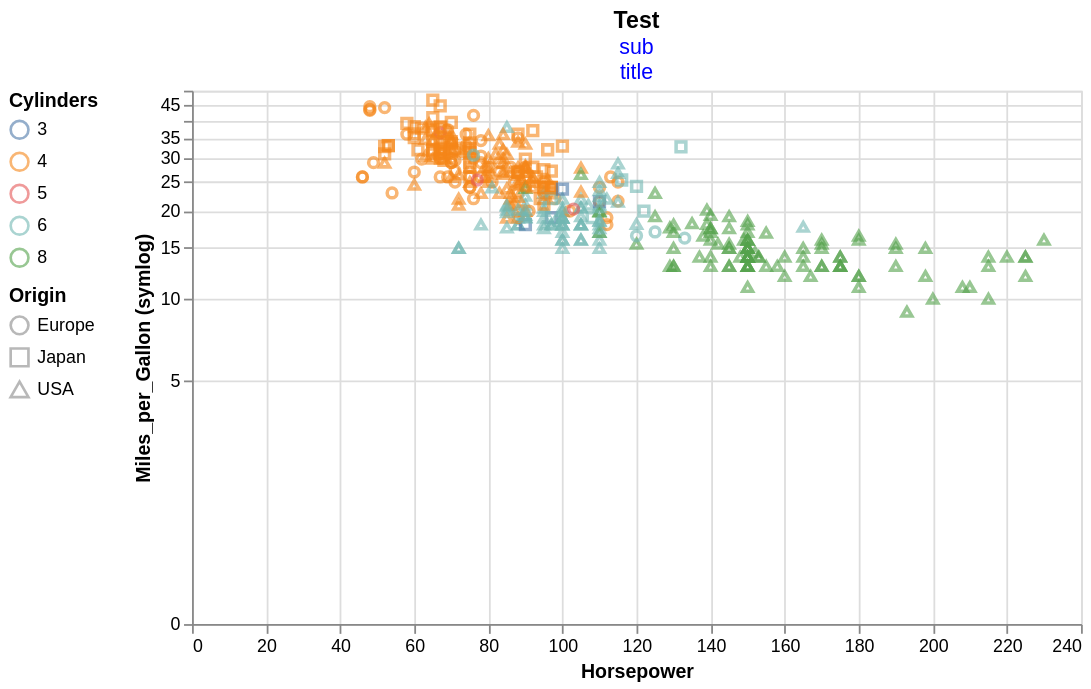

This figure's notebook cell:
### Code cell
# plot the scatter plot
# title = alt.TitleParams('Test', subtitle='sub title', anchor='middle')
title = alt.TitleParams('Test', subtitle=['sub', 'title'], anchor='middle', subtitleColor='Blue') # this one is title breakpoint

(
    alt.Chart(
        cars_data,
        title=title,
    )
    .mark_point(filled=False, opacity=0.6)
    .encode(
        x=alt.X('Horsepower:Q', axis=alt.Axis(title='Horsepower')),
        # Move the scale definition to alt.Y
        # y=alt.Y('Miles_per_Gallon:Q', axis=alt.Axis(title='Miles_per_Gallon (log10)'), scale=alt.Scale(type='log')),
        y=alt.Y('Miles_per_Gallon:Q', axis=alt.Axis(title='Miles_per_Gallon (symlog)'), scale=alt.Scale(type='symlog')),
        color=alt.Color('Cylinders:N', legend=alt.Legend(orient='left')),
        shape=alt.Shape('Origin:N', legend=alt.Legend(orient='left'))
    )
    .properties(width=500, height=300)
    .interactive()
    .encode(tooltip=['Name:N', 'Cylinders:N'])

)

### Figure 1 — Vega-Lite specification as saved in the notebook (floating-point values rounded to 4 significant figures; data arrays with more than 128 entries replaced by an {"elided": "..."} marker saying what was removed)
{"config": {"view": {"continuousWidth": 300, "continuousHeight": 300}}, "data": {"name": "data-583e73726c1545c56c203344161a975c"}, "mark": {"type": "point", "filled": false, "opacity": 0.6}, "encoding": {"color": {"field": "Cylinders", "legend": {"orient": "left"}, "type": "nominal"}, "shape": {"field": "Origin", "legend": {"orient": "left"}, "type": "nominal"}, "tooltip": [{"field": "Name", "type": "nominal"}, {"field": "Cylinders", "type": "nominal"}], "x": {"axis": {"title": "Horsepower"}, "field": "Horsepower", "type": "quantitative"}, "y": {"axis": {"title": "Miles_per_Gallon (symlog)"}, "field": "Miles_per_Gallon", "scale": {"type": "symlog"}, "type": "quantitative"}}, "height": 300, "params": [{"name": "param_2", "select": {"type": "interval", "encodings": ["x", "y"]}, "bind": "scales"}], "title": {"text": "Test", "anchor": "middle", "subtitle": ["sub", "title"], "subtitleColor": "Blue"}, "width": 500, "$schema": "https://vega.github.io/schema/vega-lite/v5.20.1.json", "datasets": {"data-583e73726c1545c56c203344161a975c": {"elided": "406 records"}}}
